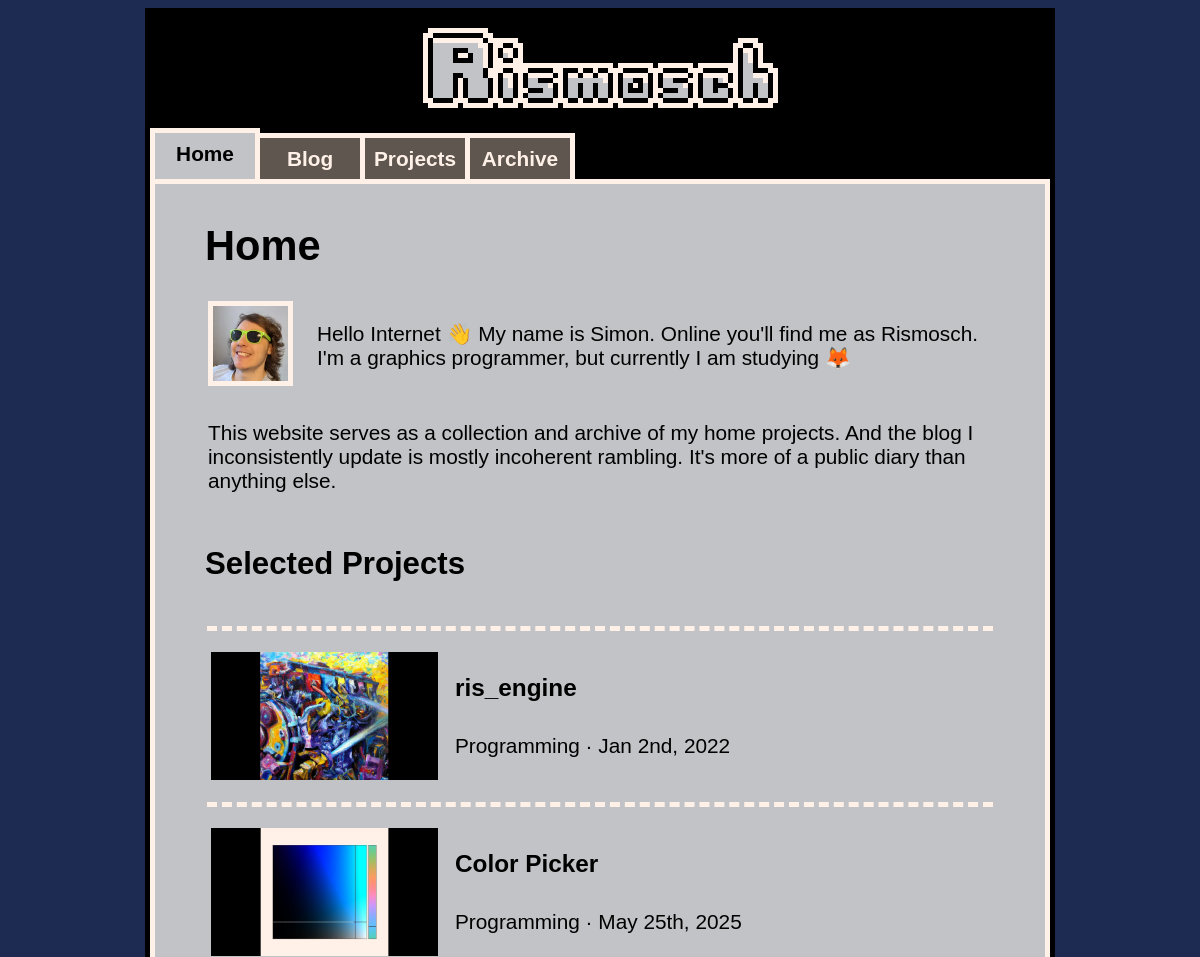
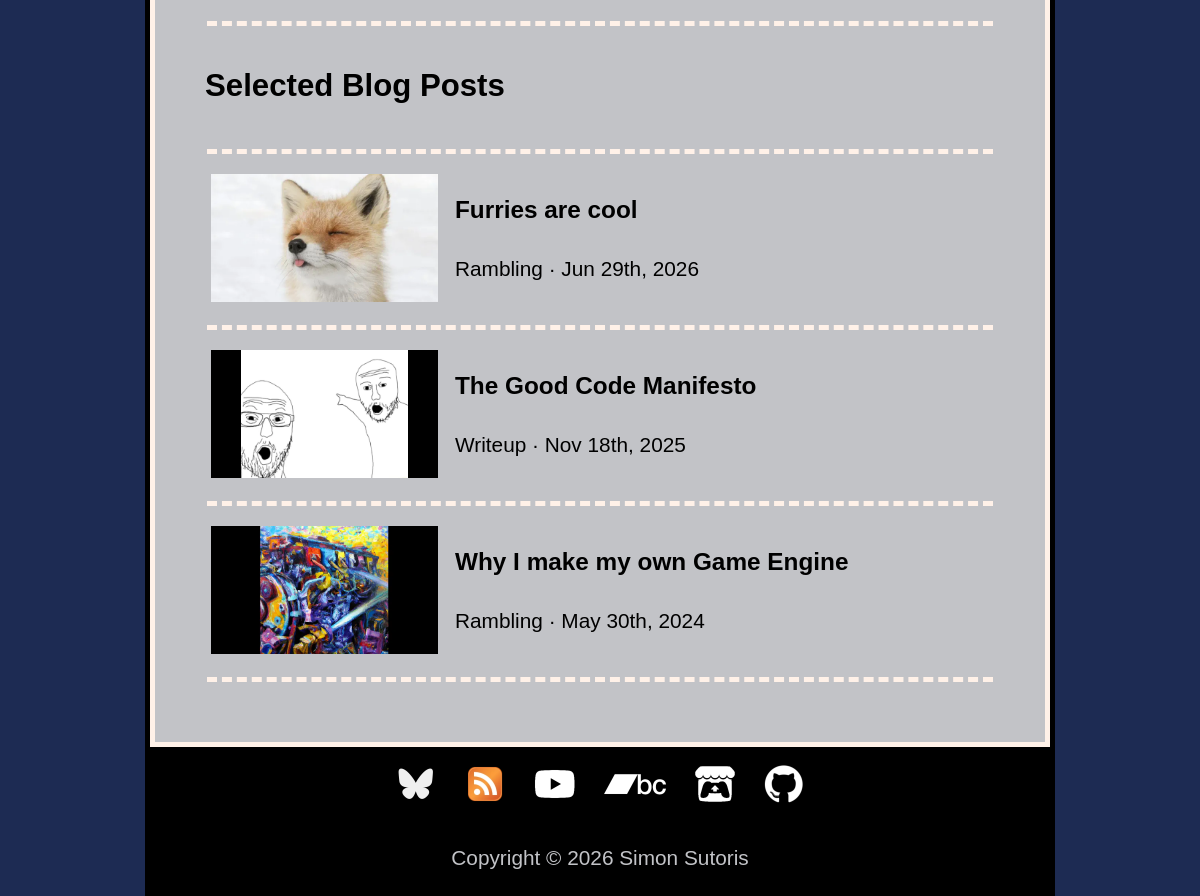
Page /website/index.php on the committed database (2 pictures, top to bottom).
### tables this page shows
CREATE TABLE `Articles` (
  `id` varchar(256) NOT NULL,
  `type_id` int(11) NOT NULL DEFAULT 0,
  `category_id` int(11) NOT NULL DEFAULT 0,
  `blog_type_id` int(11) NOT NULL,
  `title` varchar(256) NOT NULL,
  `timestamp` timestamp NOT NULL DEFAULT current_timestamp(),
  `link` varchar(256) DEFAULT NULL,
  `thumbnail_path` varchar(256) DEFAULT NULL,
  `description` varchar(256) NOT NULL,
  `keywords` varchar(256) NOT NULL,
  `deprecated` text DEFAULT NULL
);

CREATE TABLE `Article_Categories` (
  `id` int(11) NOT NULL,
  `name` varchar(64) NOT NULL
);

CREATE TABLE `Blog_Types` (
  `id` int(11) NOT NULL,
  `name` varchar(64) NOT NULL
);

### website/3rd_party_libraries/Mobile-Detect-2.8.34/Mobile_Detect.php (called while the page is built, shortened)
<?php
class Mobile_Detect
{
    protected $userAgent = null;
    protected $httpHeaders = array();
    protected $detectionType = self::DETECTION_TYPE_MOBILE;
    protected static $mobileHeaders = array(
            'HTTP_ACCEPT'                  => array('matches' => array(
                                                                        'application/x-obml2d',
                                                                        'application/vnd.rim.html',
                                                                        'text/vnd.wap.wml',
                                                                        'application/vnd.wap.xhtml+xml'
                                            )),
            'HTTP_X_WAP_PROFILE'           => null,
            'HTTP_X_WAP_CLIENTID'          => null,
            'HTTP_WAP_CONNECTION'          => null,
            'HTTP_PROFILE'                 => null,
            'HTTP_X_OPERAMINI_PHONE_UA'    => null,
            'HTTP_X_NOKIA_GATEWAY_ID'      => null,
            'HTTP_X_ORANGE_ID'             => null,
            'HTTP_X_VODAFONE_3GPDPCONTEXT' => null,
            'HTTP_X_HUAWEI_USERID'         => null,
            'HTTP_UA_OS'                   => null,
            'HTTP_X_MOBILE_GATEWAY'        => null,
            'HTTP_X_ATT_DEVICEID'          => null,
            'HTTP_UA_CPU'                  => array('matches' => array('ARM')),
    );
    protected static $operatingSystems = array(
        'AndroidOS'         => 'Android',
        'BlackBerryOS'      => 'blackberry|\bBB10\b|rim tablet os',
        'PalmOS'            => 'PalmOS|avantgo|blazer|elaine|hiptop|palm|plucker|xiino',
        'SymbianOS'         => 'Symbian|SymbOS|Series60|Series40|SYB-[0-9]+|\bS60\b',
        'WindowsMobileOS'   => 'Windows CE.*(PPC|Smartphone|Mobile|[0-9]{3}x[0-9]{3})|Windows Mobile|Windows Phone [0-9.]+|WCE;',
        'WindowsPhoneOS'   => 'Windows Phone 10.0|Windows Phone 8.1|Windows Phone 8.0|Windows Phone OS|XBLWP7|ZuneWP7|Windows NT 6.[23]; ARM;',
        'iOS'               => '\biPhone.*Mobile|\biPod|\biPad|AppleCoreMedia',
        'iPadOS' => 'CPU OS 13',
        'MeeGoOS'           => 'MeeGo',
        'MaemoOS'           => 'Maemo',
        'JavaOS'            => 'J2ME/|\bMIDP\b|\bCLDC\b',
        'webOS'             => 'webOS|hpwOS',
        'badaOS'            => '\bBada\b',
        'BREWOS'            => 'BREW',
    );
    protected static $browsers = array(
        'Chrome'          => '\bCrMo\b|CriOS|Android.*Chrome/[.0-9]* (Mobile)?',
        'Dolfin'          => '\bDolfin\b',
        'Opera'           => 'Opera.*Mini|Opera.*Mobi|Android.*Opera|Mobile.*OPR/[0-9.]+$|Coast/[0-9.]+',
        'Skyfire'         => 'Skyfire',
        'Edge'             => 'Mobile Safari/[.0-9]* Edge',
        'IE'              => 'IEMobile|MSIEMobile',
        'Firefox'         => 'fennec|firefox.*maemo|(Mobile|Tablet).*Firefox|Firefox.*Mobile|FxiOS',
        'Bolt'            => 'bolt',
        'TeaShark'        => 'teashark',
        'Blazer'          => 'Blazer',
        'Safari'          => 'Version.*Mobile.*Safari|Safari.*Mobile|MobileSafari',
        'WeChat'          => '\bMicroMessenger\b',
        'UCBrowser'       => 'UC.*Browser|UCWEB',
        'baiduboxapp'     => 'baiduboxapp',
        'baidubrowser'    => 'baidubrowser',
        'DiigoBrowser'    => 'DiigoBrowser',
        'Mercury'          => '\bMercury\b',
        'ObigoBrowser' => 'Obigo',
        'NetFront' => 'NF-Browser',
        'GenericBrowser'  => 'NokiaBrowser|OviBrowser|OneBrowser|TwonkyBeamBrowser|SEMC.*Browser|FlyFlow|Minimo|NetFront|Novarra-Vision|MQQBrowser|MicroMessenger',
        'PaleMoon'        => 'Android.*PaleMoon|Mobile.*PaleMoon',
    );
    protected static $uaHttpHeaders = array(
        'HTTP_USER_AGENT',
        'HTTP_X_OPERAMINI_PHONE_UA',
        'HTTP_X_DEVICE_USER_AGENT',
        'HTTP_X_ORIGINAL_USER_AGENT',
        'HTTP_X_SKYFIRE_PHONE',
        'HTTP_X_BOLT_PHONE_UA',
        'HTTP_DEVICE_STOCK_UA',
        'HTTP_X_UCBROWSER_DEVICE_UA'
    );
    public function setHttpHeaders($httpHeaders = null)
    {
        if (!is_array($httpHeaders) || !count($httpHeaders)) {
            $httpHeaders = $_SERVER;
        }
        $this->httpHeaders = array();
        foreach ($httpHeaders as $key => $value) {
            if (substr($key, 0, 5) === 'HTTP_') {
                $this->httpHeaders[$key] = $value;
            }
        }
    }
    public function getMobileHeaders()
    {
        return self::$mobileHeaders;
    }
    public function getUaHttpHeaders()
    {
        return self::$uaHttpHeaders;
    }
    public function setCfHeaders($cfHeaders = null) {
        $response = false;
        return $response;
    }
    private function prepareUserAgent($userAgent) {
        $userAgent = trim($userAgent);
        $userAgent = substr($userAgent, 0, 500);
        return $userAgent;
    }
    public function setUserAgent($userAgent = null)
    {
        if (false === empty($userAgent)) {
            return $this->userAgent = $this->prepareUserAgent($userAgent);
        } else {
            $this->userAgent = null;
            foreach ($this->getUaHttpHeaders() as $altHeader) {
                if (false === empty($this->httpHeaders[$altHeader])) {
                    $this->userAgent .= $this->httpHeaders[$altHeader] . " ";
                }
            }
            if (!empty($this->userAgent)) {
                return $this->userAgent = $this->prepareUserAgent($this->userAgent);
            }
        }
        return $this->userAgent = null;
    }
    public function getUserAgent()
    {
        return $this->userAgent;
    }
    public function setDetectionType($type = null)
    {
        $this->detectionType = $type;
    }
    public static function getMobileDetectionRules()
    {
        static $rules;
        if (!$rules) {
            $rules = array_merge(
                self::$phoneDevices,
                self::$tabletDevices,
                self::$operatingSystems,
                self::$browsers
            );
        }
        return $rules;
    }
    public function getRules()
    {
        if ($this->detectionType == self::DETECTION_TYPE_EXTENDED) {
            return self::getMobileDetectionRulesExtended();
        } else {
            return self::getMobileDetectionRules();
        }
    }
    public function checkHttpHeadersForMobile()
    {
        foreach ($this->getMobileHeaders() as $mobileHeader => $matchType) {
            if (isset($this->httpHeaders[$mobileHeader])) {
                if (is_array($matchType['matches'])) {
                    return false;
                } else {
                    return true;
                }
            }
        }
        return false;
    }
    protected function matchDetectionRulesAgainstUA($userAgent = null)
    {
        return false;
    }
    public function isMobile($userAgent = null, $httpHeaders = null)
    {
        if ($this->checkHttpHeadersForMobile()) {
            return true;
        } else {
            return $this->matchDetectionRulesAgainstUA();
        }
    }
    public function match($regex, $userAgent = null)
    {
        $match = (bool) preg_match(sprintf('#%s#is', $regex), (false === empty($userAgent) ? $userAgent : $this->userAgent), $matches);
        return $match;
    }
}

### website/php/articles_database.php (the view, shortened to what this page needs)
<?php
function PrintArticleTableTop()
{
	echo "<table style=\"width: 100%;\">";
	PrintArticleTableDevider();
}
function PrintArticleTableBottom()
{
	echo "</table>";
}
function PrintArticleTableDevider()
{
	echo "<tr class=\"row_empty\"><td></td></tr><tr class=\"row_empty row_devider\"><td></td></tr>";
}
function PrintArticleTableEntry($article, $printOnlyNoscript, $category_column_name)
{
	$timestamp = strtotime($article['timestamp']);
	$newTimestampFormat = date('M jS, Y',$timestamp);
	if(!is_null($article['link']))
		$link = $article['link'];
	else
		$link = "https://www.rismosch.com/article?id={$article['id']}";
	$thumbnail = GetThumbnailPath($article);
	echo
	"<tr><td><a title=\"{$article['title']}\" href=\"{$link}\" class=\"articles_entry_link\">
		<div class=\"articles_mobile\">
			<table class=\"articles_entry\">
				<tr>
					<td>
						<div class=\"articles_thumbnail_wrapper_outside\">
							<div class=\"articles_thumbnail_wrapper_inside\">";
								if (!$printOnlyNoscript)
									late_image($thumbnail, "articles_thumbnail", "", "Thumbnail: {$article['title']}");
								else
									echo "<img src='{$thumbnail}' class='articles_thumbnail'>";
								echo "
							</div>
						</div>
					</td>
				</tr>
				<tr>
					<td>
						<div class=\"articles_thumbnail_information\">
							<p style=\"font-size: 1.17em;\"><b>{$article['title']}</b></p>
							<p>{$article[$category_column_name]} &#183; {$newTimestampFormat}</p>
						</div>
					</td>
				</tr>
			</table>
		</div>
		<div class=\"articles_desktop\">
			<table class=\"articles_entry\">
				<tr>
					<td class=\"articles_thumbnail_row_desktop\">
						<div class=\"articles_thumbnail_wrapper\">";
							if (!$printOnlyNoscript)
								late_image($thumbnail, "articles_thumbnail", "", "Thumbnail: {$article['title']}");
							else
								echo "<img src='{$thumbnail}' class='articles_thumbnail'>";
							echo "
						</div>
					</td>
					<td>
						<div class=\"articles_thumbnail_information\">
							<p style=\"font-size: 1.17em;\"><b>{$article['title']}</b></p>
							<br>
							<p>{$article[$category_column_name]} &#183; {$newTimestampFormat}</p>
						</div>
					</td>
				</tr>
			</table>
		</div>
	</a></td></tr>
	";
}
function GetThumbnailPath($articleData)
{
	if(isset($articleData))
	{
		$thumbnail_path = $articleData['thumbnail_path'];
		if(is_null($thumbnail_path))
		{
			$thumbnail_path = "articles/{$articleData['id']}/thumbnail.webp";
		}
	}
	else
		$thumbnail_path = "assets/thumbnails/default.webp";
	return $thumbnail_path;
}
?>

### website/php/util.php (shortened to what this page needs)
<?php
function echo_head()
{
	include_once '3rd_party_libraries/Mobile-Detect-2.8.34/Mobile_Detect.php';
	$detect = new Mobile_Detect;
	$isMobile = $detect->isMobile() && !$detect->isTablet();
	echo '
<!DOCTYPE html>
<html lang="en">
<head>
	<meta charset="utf-8"/>
	<meta name="viewport" content="width=device-width,initial-scale=1" />
	<link rel="apple-touch-icon" sizes="180x180" href="https://rismosch.com/apple-touch-icon.png">
	<link rel="icon" type="image/png" href="https://rismosch.com/favicon.png" sizes="32x32">
	<link rel="shortcut icon" href="https://rismosch.com/favicon.ico">
	<meta name="msapplication-TileImage" content="https://rismosch.com/mstile-144x144.png">
	<meta name="msapplication-TileColor" content="#00aba9">
	'; if(!$isMobile) echo '<link rel="stylesheet" href="css/desktop.css">'; echo '
	<link rel="stylesheet" href="css/main_dev2.css">
	<script src="javascript/util.js"></script>
	';
}
function echo_banner()
{
	echo '
	<a href="https://www.rismosch.com/">
		<img
			id="banner"
			class="banner pixel_image"
			onmouseover="playHoverAnimation()"
			alt=\'Banner\'
		>
	</a>
	';
}
function echo_selector($active_tab)
{
	$tab_count = 4;
	$tab_selection = array_fill(0,$tab_count,"");
	$tab_selection_dropdown = array_fill(0,$tab_count,"");
	if($active_tab >= 0 && $active_tab < $tab_count)
	{
		$tab_selection[$active_tab] = "active_tab";
		$tab_selection_dropdown[$active_tab] = "class=\"dropdown_selected\" ";
	}
	else
	{
		$active_tab = -1;
	}
	echo '
	<div class="selector" id="selector">
		<ul class="selector_tabs desktop" id="selector_tabs">
			<li class="selector_tab '. $tab_selection[0] .'" id="selector_tab">
				<a href="https://www.rismosch.com/">
					<div><b>Home</b></div>
				</a>
			</li>
			<li class="selector_tab '. $tab_selection[1] .'" id="selector_tab">
				<a href="https://www.rismosch.com/blog">
					<div><b>Blog</b></div>
				</a>
			</li>
			<li class="selector_tab '. $tab_selection[2] .'" id="selector_tab">
				<a href="https://www.rismosch.com/projects">
					<div><b>Projects</b></div>
				</a>
			</li>
			<li class="selector_tab '. $tab_selection[3] .'" id="selector_tab">
				<a href="https://www.rismosch.com/archive">
					<div><b>Archive</b></div>
				</a>
			</li>
		</ul>
		<div class="mobile">
			<div class="selectorDropdown">
				<button class="pixel_image" aria-label="Navigation Dropdown"></button>
				<div class="dropdownContent dropdown">
					<a '.$tab_selection_dropdown[0].'href="https://www.rismosch.com/">Home</a>
					<a '.$tab_selection_dropdown[1].'href="https://www.rismosch.com/blog">Blog</a>
					<a '.$tab_selection_dropdown[2].'href="https://www.rismosch.com/projects">Projects</a>
					<a '.$tab_selection_dropdown[3].'href="https://www.rismosch.com/archive">Archive</a>
				</div>
			</div>
		</div>
	</div>
	';
}
function late_image($source, $class, $style, $alt = "")
{
	if (isset($alt) && trim($alt) !== '') {
    	echo "
    	<img
    		src='{$source}'
    		class='{$class}'
    		style='{$style}'
    		alt='{$alt}'
    	>
    	";
	} else {
    	echo "
    	<img
    		src='{$source}'
    		class='{$class}'
    		style='{$style}'
    	>
    	";
	}
}
function echo_foot($uses_captcha)
{
	echo '
	<div class="foot" id="foot">
		<!--<a title="Newsletter" href="https://www.rismosch.com/newsletter">
			';  echo '
		</a>-->
		<div class="socials" id="socials">
			<a title="Bluesky" href="https://bsky.app/profile/rismosch.bsky.social">
				'; late_image("assets/icon_social/bluesky_128.webp", "social_icon", "", "Bluesky"); echo '
			</a>
			<a title="RSS" href="https://rismosch.com/index.xml">
				'; late_image("assets/icon_social/rss_128.webp", "social_icon", "", "RSS"); echo '
			</a>
			<a title="YouTube" href="https://www.youtube.com/channel/UCrWSfmTaXTN_LzEsVRKNJTw">
				'; late_image("assets/icon_social/youtube_128.webp", "social_icon", "", "YouTube"); echo '
			</a>
			<a title="Bandcamp" href="https://rismosch.bandcamp.com" style="padding-left: 10px;padding-right: 10px;">
				'; late_image("assets/icon_social/bandcamp_128.webp", "social_icon", "", "Bandcamp"); echo '
			</a>
			<a title="itch.io" href="https://rismosch.itch.io/">
				'; late_image("assets/icon_social/itch_io_128.webp", "social_icon", "", "itch.io"); echo '
			</a>
			<a title="GitHub" href="https://github.com/Rismosch">
				'; late_image("assets/icon_social/github_128.webp", "social_icon", "", "GitHub"); echo '
			</a>
		</div>
		<!--<div class="foot_links">
			<p>
				<a class="foot_link" href="https://www.rismosch.com/contact">Contact Me</a>
			</p>
		</div>-->
		<div class="foot_copyright">
			<p>Copyright &#169; 2026 <span class="simon_sutoris">Simon Sutoris</span></p>
		</div>
	</div>
	';
}
?>

### rows in the picture
articles: thumbnail_path (picture), title "ris_engine", timestamp "Jan 2nd, 2022"
article_categories: name "Programming Programming"
articles: id (picture), title "Color Picker", timestamp "May 25th, 2025"
articles: id (picture), title "Furries are cool", timestamp "Jun 29th, 2026"
blog_types: name "Rambling Rambling"
articles: id (picture), title "The Good Code Manifesto", timestamp "Nov 18th, 2025"
blog_types: name "Writeup"
articles: thumbnail_path (picture), title "Why I make my own Game Engine", timestamp "May 30th, 2024"
